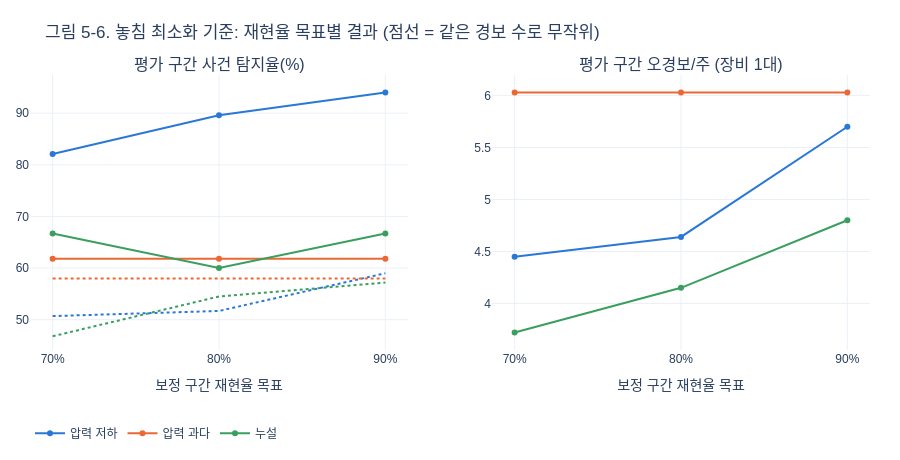

The notebook cell saved with this chart:
### Markdown cell above
### 5-6. 놓침 최소화 — 재현율 목표로 경보 기준 정하기

고장을 놓치는 것(미탐지)이 오경보보다 비싸다고 보고, 기준을 **오경보 허용량이 아니라 재현율 목표**로 정한다.

- **보정 구간에서** 합친 경보(탐지기 + 규칙)의 사건 탐지율이 목표(70·80·90%) 이상이 되는 가장 높은 기준을 고른다. 평가 구간은 채점에만 쓴다.
- 보정 구간 사건은 장비당 몇 건뿐이라 장비마다 따로 맞출 수 없다. 그래서 **모든 장비에 같은 분위수 q**를 쓰고, 기준 값은 장비마다 자기 보정 구간 점수의 q 분위수로 정한다(장비별 점수 수준 차이는 그대로 반영).
- 보정 구간 사건: 보정 구간 시작 1일 뒤 ~ 보정 구간 끝에 첫 기록이 있는 사건.

### Code cell
RECALL_TARGETS = [0.7, 0.8, 0.9]
QUANTILE_GRID = np.r_[1 - np.logspace(-4, -1, 25), np.linspace(0.89, 0.0, 90)]   # 높은 기준부터 낮춰 간다

def alarms_at_quantile(scores, quantile, row_lookup):
    # 장비마다 자기 보정 구간 점수의 quantile 분위수를 기준으로 row_lookup 구간에 경보
    alarms_by_tool = {}
    for tool in tool_span.index:
        calib_scores = scores[calib_rows_by_tool[tool]]
        threshold = np.quantile(calib_scores, quantile) if len(calib_scores) else np.inf
        target_rows = row_lookup[tool]
        alarms_by_tool[tool] = make_alarms(start_of_row[target_rows], scores[target_rows], threshold)
    return alarms_by_tool

# 보정 구간의 규칙 경보와 사건
calib_rule_alarms, calib_events = {}, {}
for tool, span_row in tool_span.iterrows():
    any_fault_times = faults.loc[faults.Tool == tool, 'time'].to_numpy()
    in_calib = (any_fault_times >= span_row.fit_end) & (any_fault_times < span_row.test_start - DAY)
    calib_rule_alarms[tool] = make_alarms(any_fault_times[in_calib], np.ones(in_calib.sum()), 0)
    for fault in FAULTS:
        event_starts, _ = split_events(fault_times_by[(tool, fault)])
        calib_events[(tool, fault)] = event_starts[(event_starts >= span_row.fit_end + DAY) & (event_starts < span_row.test_start - DAY)]

def calib_recall(alarms_by_tool, fault):
    # 보정 구간 사건 중 첫 기록 전 24시간 안에 경보가 있던 비율
    n_events = n_detected = 0
    for tool in tool_span.index:
        alarm_times = np.sort(alarms_by_tool[tool])
        for event_start in calib_events[(tool, fault)]:
            n_events += 1
            n_detected += int(((alarm_times >= event_start - ALARM_WINDOW) & (alarm_times < event_start)).any())
    return n_detected / max(n_events, 1), n_events

recall_rows = []
for fault in FAULTS:
    detector_name, scores, _ = detectors[fault]
    for target in RECALL_TARGETS:
        chosen_quantile, reached = None, np.nan
        for quantile in QUANTILE_GRID:
            calib_alarms = combine_alarms(alarms_at_quantile(scores, quantile, calib_rows_by_tool), calib_rule_alarms)
            reached, n_calib_events = calib_recall(calib_alarms, fault)
            if reached >= target:
                chosen_quantile = quantile
                break
        if chosen_quantile is None:
            chosen_quantile = QUANTILE_GRID[-1]
        test_alarms = combine_alarms(alarms_at_quantile(scores, chosen_quantile, test_rows_by_tool), rule_alarms)
        recall_rows.append({'고장': FSHORT[fault], '재현율 목표': f'{target:.0%}', '보정 사건': n_calib_events,
                            '보정 탐지율(%)': round(reached * 100, 1), '분위수 q': round(chosen_quantile, 4),
                            **evaluate(test_alarms, fault)})
recall_table = pd.DataFrame(recall_rows)
show_cols = ['고장', '재현율 목표', '보정 사건', '보정 탐지율(%)', '분위수 q', '사건', '탐지율(%)', '판단 가능 중 탐지율(%)',
             '무작위 기대 탐지율(%)', '선행 시간 중앙값(h)', '오경보/주', '정밀도(%)', '반복 기록 탐지율(%)']
display(recall_table[show_cols])

# 그림 5-6: 재현율 목표별 평가 구간 탐지율과 오경보
fig = make_subplots(rows=1, cols=2, subplot_titles=['평가 구간 사건 탐지율(%)', '평가 구간 오경보/주 (장비 1대)'])
fault_colors = dict(zip([FSHORT[fault] for fault in FAULTS], ['#2a78d6', '#eb6834', '#3a9e5f']))
for fault_name, color in fault_colors.items():
    fault_rows = recall_table[recall_table.고장 == fault_name]
    fig.add_scatter(x=fault_rows['재현율 목표'], y=fault_rows['탐지율(%)'], mode='lines+markers', name=fault_name,
                    line=dict(color=color), legendgroup=fault_name, row=1, col=1)
    fig.add_scatter(x=fault_rows['재현율 목표'], y=fault_rows['무작위 기대 탐지율(%)'], mode='lines', line=dict(color=color, dash='dot'),
                    name=f'{fault_name} 무작위', legendgroup=fault_name, showlegend=False, row=1, col=1)
    fig.add_scatter(x=fault_rows['재현율 목표'], y=fault_rows['오경보/주'], mode='lines+markers', line=dict(color=color),
                    legendgroup=fault_name, showlegend=False, row=1, col=2)
fig.update_xaxes(title_text='보정 구간 재현율 목표')
fig.update_layout(title='그림 5-6. 놓침 최소화 기준: 재현율 목표별 결과 (점선 = 같은 경보 수로 무작위)', legend=dict(orientation='h', y=-0.25))
show(fig, 460)

### Figure 1 — Plotly figure (JSON) as saved in the notebook; plotly's stock layout.template omitted (floating-point values rounded to 4 significant figures)
{"data": [{"legendgroup": "압력 저하", "line": {"color": "#2a78d6"}, "mode": "lines+markers", "name": "압력 저하", "type": "scatter", "x": ["70%", "80%", "90%"], "xaxis": "x", "y": [82.1, 89.6, 94.0], "yaxis": "y"}, {"legendgroup": "압력 저하", "line": {"color": "#2a78d6", "dash": "dot"}, "mode": "lines", "name": "압력 저하 무작위", "showlegend": false, "type": "scatter", "x": ["70%", "80%", "90%"], "xaxis": "x", "y": [50.7, 51.7, 59.0], "yaxis": "y"}, {"legendgroup": "압력 저하", "line": {"color": "#2a78d6"}, "mode": "lines+markers", "showlegend": false, "type": "scatter", "x": ["70%", "80%", "90%"], "xaxis": "x2", "y": [4.45, 4.64, 5.7], "yaxis": "y2"}, {"legendgroup": "압력 과다", "line": {"color": "#eb6834"}, "mode": "lines+markers", "name": "압력 과다", "type": "scatter", "x": ["70%", "80%", "90%"], "xaxis": "x", "y": [61.8, 61.8, 61.8], "yaxis": "y"}, {"legendgroup": "압력 과다", "line": {"color": "#eb6834", "dash": "dot"}, "mode": "lines", "name": "압력 과다 무작위", "showlegend": false, "type": "scatter", "x": ["70%", "80%", "90%"], "xaxis": "x", "y": [58.0, 58.0, 58.0], "yaxis": "y"}, {"legendgroup": "압력 과다", "line": {"color": "#eb6834"}, "mode": "lines+markers", "showlegend": false, "type": "scatter", "x": ["70%", "80%", "90%"], "xaxis": "x2", "y": [6.03, 6.03, 6.03], "yaxis": "y2"}, {"legendgroup": "누설", "line": {"color": "#3a9e5f"}, "mode": "lines+markers", "name": "누설", "type": "scatter", "x": ["70%", "80%", "90%"], "xaxis": "x", "y": [66.7, 60.0, 66.7], "yaxis": "y"}, {"legendgroup": "누설", "line": {"color": "#3a9e5f", "dash": "dot"}, "mode": "lines", "name": "누설 무작위", "showlegend": false, "type": "scatter", "x": ["70%", "80%", "90%"], "xaxis": "x", "y": [46.8, 54.5, 57.2], "yaxis": "y"}, {"legendgroup": "누설", "line": {"color": "#3a9e5f"}, "mode": "lines+markers", "showlegend": false, "type": "scatter", "x": ["70%", "80%", "90%"], "xaxis": "x2", "y": [3.72, 4.15, 4.8], "yaxis": "y2"}], "layout": {"annotations": [{"font": {"size": 16}, "showarrow": false, "text": "평가 구간 사건 탐지율(%)", "x": 0.225, "xanchor": "center", "xref": "paper", "y": 1.0, "yanchor": "bottom", "yref": "paper"}, {"font": {"size": 16}, "showarrow": false, "text": "평가 구간 오경보/주 (장비 1대)", "x": 0.775, "xanchor": "center", "xref": "paper", "y": 1.0, "yanchor": "bottom", "yref": "paper"}], "font": {"family": "Malgun Gothic, sans-serif"}, "height": 460, "legend": {"orientation": "h", "y": -0.25}, "margin": {"b": 60, "l": 30, "r": 30, "t": 75}, "title": {"text": "그림 5-6. 놓침 최소화 기준: 재현율 목표별 결과 (점선 = 같은 경보 수로 무작위)"}, "xaxis": {"anchor": "y", "domain": [0.0, 0.45], "title": {"text": "보정 구간 재현율 목표"}}, "xaxis2": {"anchor": "y2", "domain": [0.55, 1.0], "title": {"text": "보정 구간 재현율 목표"}}, "yaxis": {"anchor": "x", "domain": [0.0, 1.0]}, "yaxis2": {"anchor": "x2", "domain": [0.0, 1.0]}}}
